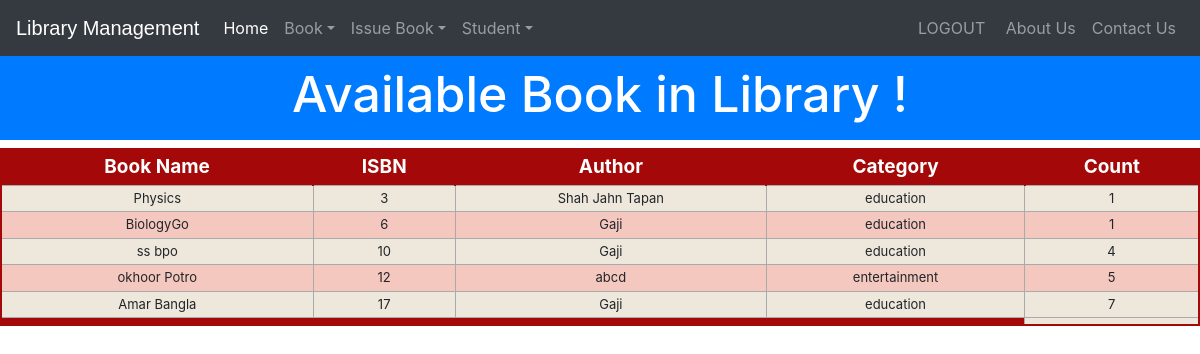
The page /availbook/ on the database its author committed.
### library/models.py (models this page shows, shortened)
class Book(models.Model):
    catchoice= [
        ('education', 'Education'),
        ('entertainment', 'Entertainment'),
        ('comics', 'Comics'),
        ('biography', 'Biographie'),
        ('history', 'History'),
        ]
    name=models.CharField(max_length=30)
    isbn=models.PositiveIntegerField(primary_key=True)
    author=models.CharField(max_length=40)
    category=models.CharField(max_length=30,choices=catchoice,default='education')
    count=models.PositiveIntegerField()

### library/views.py (the view)
# urls.py: path('availbook/', views.student_viewbook, name='availablebook'),
def student_viewbook(request):
    books=models.Book.objects.all()
    return render(request,'library/studentviewbook.html',{'books':books})

### templates/library/studentviewbook.html (shortened to what this page needs)
<!DOCTYPE html>
<html lang="en" dir="ltr">
  <head>
  </head>
  <body>
    {% include "library/navbaradmin.html" %}
    <br>
    <br>
    <h3 class="p-3 mb-2 bg-primary text-white" style = 'font-size: 50px;text-align:center;'>Available Book in Library !</h3>
{% if books%}
<table class="redTable table-hover">
<thead>
<tr>
<th>Book Name</th>
<th>ISBN</th>
<th>Author</th>
<th>Category</th>
<th>Count</th>
</tr>
</thead>
<tfoot>
<tr>
<td colspan="4" rowspan="4">
</td>
</tr>
</tfoot>
<tbody>
  {% for book in books %}
    <tr>
      <td>{{book.name}}</td>
      <td>{{book.isbn}}</td>
      <td>{{book.author}}</td>
      <td>{{book.category}}</td>
      <td>{{book.count}}</td>
    </tr>
  {% endfor %}
</tbody>
</table>
{%else%}
<h1>Have 0 book</h1>
{%endif%}
    {% include "library/footer.html" %}
  </body>
</html>

### templates/library/navbaradmin.html (shortened to what this page needs)
<!DOCTYPE html>
{% load static %}
<html lang="en">
<head>
<link rel="stylesheet" href="https://stackpath.bootstrapcdn.com/bootstrap/4.3.1/css/bootstrap.min.css">
<link rel="stylesheet" href="https://maxcdn.bootstrapcdn.com/font-awesome/4.7.0/css/font-awesome.min.css">
</head>
<body>
<div class="bs-example">
    <nav class="navbar navbar-expand-md bg-dark navbar-dark fixed-top">
        <a href="/" class="navbar-brand">Library Management</a>
        <div class="collapse navbar-collapse justify-content-between" id="navbarCollapse">
            <div class="navbar-nav">
                <a href="/" class="nav-item nav-link active">Home</a>
                <div class="nav-item dropdown">
                  <a href="#" class="nav-link dropdown-toggle" data-toggle="dropdown">Book</a>
                </div>
                <div class="nav-item dropdown">
                  <a href="#" class="nav-link dropdown-toggle" data-toggle="dropdown">Issue Book</a>
                </div>
                <div class="nav-item dropdown">
                  <a href="#" class="nav-link dropdown-toggle" data-toggle="dropdown">Student</a>
                </div>
            </div>
            <div class="navbar-nav">
                <a href="logout" class="nav-item nav-link">LOGOUT</a> &nbsp
                <a href="/aboutus" class="nav-item nav-link">About Us</a>
                <a href="contactus" class="nav-item nav-link">Contact Us</a>
            </div>
        </div>
    </nav>
</div>
</body>
</html>

### templates/library/footer.html (shortened to what this page needs)
<!DOCTYPE html>
<html>
<head>
</head>
</html>

### templates/library/studentviewbook.html (style rules this page uses)
table.redTable { border: 2px solid #A40808; background-color: #EEE7DB; width: 100%; text-align: center; border-collapse: collapse; }
table.redTable td, table.redTable th { border: 1px solid #AAAAAA; padding: 3px 2px; }
table.redTable tbody td { font-size: 13px; }
table.redTable tr:nth-child(even) { background: #F5C8BF; }
table.redTable thead { background: #A40808; }
table.redTable thead th { font-size: 19px; font-weight: bold; color: #FFFFFF; text-align: center; border-left: 2px solid #A40808; }
table.redTable thead th:first-child { border-left: none; }
table.redTable tfoot { font-size: 13px; font-weight: bold; color: #FFFFFF; background: #A40808; }
table.redTable tfoot td { font-size: 13px; }

### templates/library/navbaradmin.html (style rules this page uses)
.bs-example { margin: 0px; }
.navbar-brand { font-size: 20px; font-family: sans-serif; }

### rows shown on the page
Book: name "Physics", isbn "3", author "Shah Jahn Tapan", category "education", count "1"
Book: name "BiologyGo", isbn "6", author "Gaji", category "education", count "1"
Book: name "ss bpo", isbn "10", author "Gaji", category "education", count "4"
Book: name "okhoor Potro", isbn "12", author "abcd", category "entertainment", count "5"
Book: name "Amar Bangla", isbn "17", author "Gaji", category "education", count "7"
